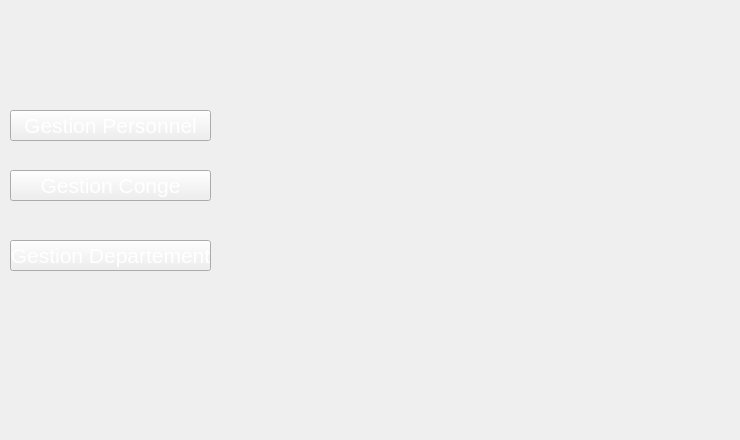
   <widget class="QWidget" name="page_8">
    <widget class="QPushButton" name="pushButton_275">
     <property name="geometry">
      <rect>
       <x>10</x>
       <y>170</y>
       <width>201</width>
       <height>31</height>
      </rect>
     </property>
     <property name="font">
      <font>
       <pointsize>16</pointsize>
       <weight>50</weight>
       <bold>false</bold>
      </font>
     </property>
     <property name="styleSheet">
      <string notr="true">color: rgb(255, 255, 255);
</string>
     </property>
     <property name="text">
      <string>Gestion Conge</string>
     </property>
    </widget>
    <widget class="QPushButton" name="pushButton_276">
     <property name="geometry">
      <rect>
       <x>10</x>
       <y>110</y>
       <width>201</width>
       <height>31</height>
      </rect>
     </property>
     <property name="font">
      <font>
       <pointsize>16</pointsize>
       <weight>50</weight>
       <bold>false</bold>
      </font>
     </property>
     <property name="styleSheet">
      <string notr="true">color: rgb(255, 255, 255);
</string>
     </property>
     <property name="text">
      <string>Gestion Personnel</string>
     </property>
    </widget>
    <widget class="QPushButton" name="pushButton_277">
     <property name="geometry">
      <rect>
       <x>10</x>
       <y>240</y>
       <width>201</width>
       <height>31</height>
      </rect>
     </property>
     <property name="font">
      <font>
       <pointsize>16</pointsize>
       <weight>50</weight>
       <bold>false</bold>
      </font>
     </property>
     <property name="styleSheet">
      <string notr="true">color: rgb(255, 255, 255);
background-image: url(:/new/prefix1/img/selected2.png);
</string>
     </property>
     <property name="text">
      <string>Gestion Departement</string>
     </property>
    </widget>
    <widget class="piechartwidget" name="widget" native="true">
     <property name="geometry">
      <rect>
       <x>300</x>
       <y>-10</y>
       <width>431</width>
       <height>431</height>
      </rect>
     </property>
    </widget>
   </widget>
